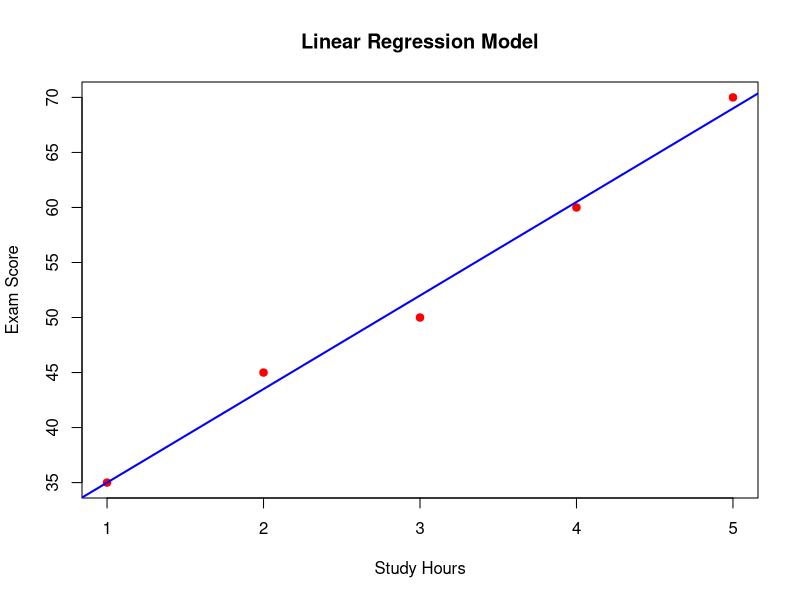

Here is the R script that generated this plot:

# Name: Mokshasri Bellamkonda
# Roll No: 04
# Div: B

# EXPERIMENT NO. 8
# Build a Linear Regression Model to Predict a Numeric Variable Using R


# PART A: Create Dataset

# Student Study Hours
hours <- c(1, 2, 3, 4, 5)

# Student Exam Scores
score <- c(35, 45, 50, 60, 70)

# Create Data Frame
students <- data.frame(hours, score)

# Display Dataset
print(students)


# PART B: Build Simple Linear Regression Model

model <- lm(score ~ hours)

# Display Model
print(model)


# PART C: Display Model Summary

summary(model)


# PART D: Interpret Regression Coefficients

# Display coefficients
coefficients(model)

# Display intercept
intercept <- coef(model)[1]
print(intercept)

# Display slope
slope <- coef(model)[2]
print(slope)


# PART E: Make Predictions

# Create New Student Data
new_student <- data.frame(hours = 6)

# Predict Exam Score
prediction <- predict(model, new_student)

print(prediction)


# PART F: Visualize Regression Model

plot(hours, score,
     main = "Linear Regression Model",
     xlab = "Study Hours",
     ylab = "Exam Score",
     col = "red",
     pch = 19)

# Add Regression Line
abline(model, col = "blue", lwd = 2)


# PART G: Multiple Linear Regression

# Create Dataset
students2 <- data.frame(
  Hours = c(1, 2, 3, 4, 5, 6),
  Attendance = c(60, 65, 70, 80, 85, 95),
  Marks = c(35, 40, 50, 60, 68, 85)
)

# Build Multiple Regression Model
model2 <- lm(Marks ~ Hours + Attendance,
             data = students2)

# Display Model Summary
summary(model2)

# Predict Marks
new_data <- data.frame(
  Hours = 7,
  Attendance = 90
)

prediction2 <- predict(model2, new_data)

print(prediction2)


# PART H: Display Final Results

cat("\nSimple Linear Regression Results\n")

cat("Intercept:", intercept, "\n")

cat("Slope:", slope, "\n")

cat("Predicted Score for 6 Hours:", prediction, "\n")

cat("Multiple Regression Prediction:", prediction2, "\n")


# RESULT

cat("\nExperiment No. 8 Completed Successfully\n")
cat("Name: Mokshasri Bellamkonda\n")
cat("Roll No: 04\n")
cat("Division: B\n")
